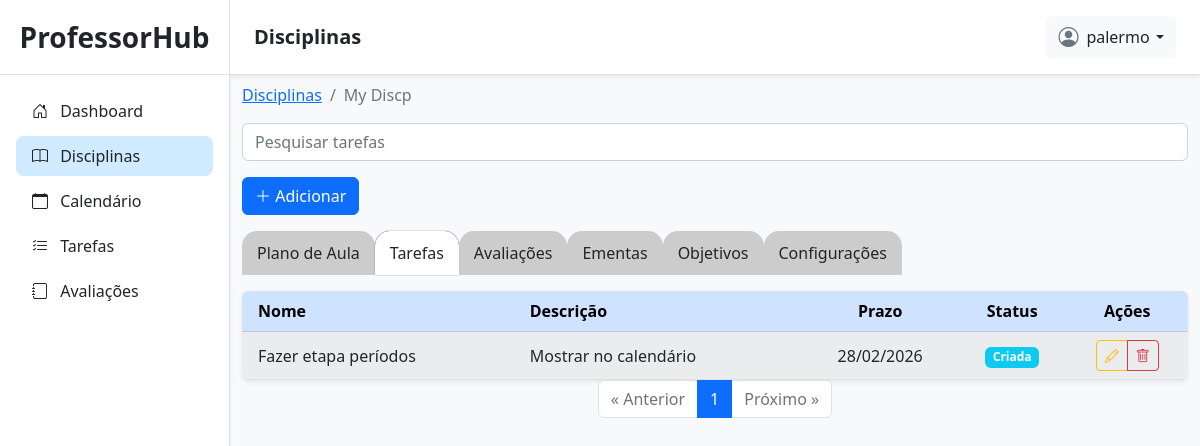
/disciplinas/36/tarefas/ (signed in), run on an earlier commit of the app's database.
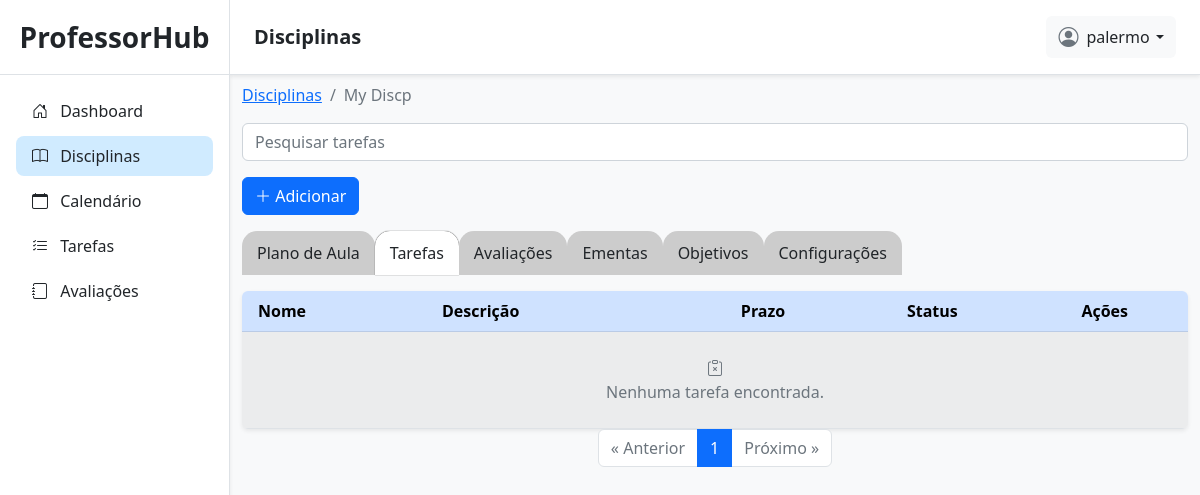
And on a later commit of the database.
### planner/models.py (models this page shows, shortened)
class Tarefa(models.Model):
    STATUS_CHOICES = [
        ('criada', 'Criada'),
        ('em_andamento', 'Em andamento'),
        ('pendente', 'Pendente'),
        ('concluida', 'Concluída'),
    ]
    nome = models.CharField(max_length=50, default='')
    disciplina = models.ForeignKey(Disciplina, on_delete=models.CASCADE, related_name='tarefas')
    plano_aula = models.ForeignKey(PlanoAula, on_delete=models.CASCADE, related_name='tarefas', null=True, blank=True)
    descricao = models.TextField()
    prazo = models.DateField()
    status = models.CharField(max_length=50, choices=STATUS_CHOICES, default='criada')
    def __str__(self):
        if self.plano_aula:
            return f"{self.descricao[:50]} ({self.plano_aula.data.strftime('%d/%m/%Y')})"
        return f"{self.descricao[:50]} (Sem plano de aula)"

### planner/views.py (the view)
# urls.py: path('disciplinas/<int:id>/tarefas/', disciplina_tarefas, name='disciplina_tarefas'),
@login_required(login_url='/login/')
def disciplina_tarefas(request, id):
    if request.method == 'POST':
        form = TarefaForm(request.POST)
        if form.is_valid():
            form.save()
        else: print(form.errors)
    disciplina = get_object_or_404(Disciplina, id=id, user=request.user)
    print(Tarefa.objects.all())
    tarefas = Tarefa.objects.filter(disciplina=disciplina, disciplina__user=request.user)
    paginator = Paginator(tarefas, 10)
    page_number_tarefas = request.GET.get('page-tarefas', 1)
    tarefas_page = paginator.get_page(page_number_tarefas)
    print('tarefas:',tarefas)
    criar_aviso_se_faltar_aulas(disciplina)
    return render(request, 'planner/disciplinas/disciplina_tarefas.html', {
        'disciplina': disciplina,
        'tarefas': tarefas_page,
    })

### planner/views.py (called while the page is built)
def calcular_num_aulas_faltantes(disciplina):
    total = disciplina.carga_horaria
    aulas_criadas = PlanoAula.objects.filter(
        disciplina=disciplina,
    ).aggregate(num_aulas=Sum('num_aulas'))['num_aulas'] or 0
    print('total:', total)
    print('aulas_criadas:', aulas_criadas)
    aulas_faltantes = total - aulas_criadas
    nome = f'[{disciplina.nome}]'
    carga = f'total={total:02}'
    print(f'[{str(disciplina.pk).rjust(2)}] | {nome.ljust(15)} | {carga:02}h | {aulas_criadas:02} | -> faltam {aulas_faltantes} aula(s)')
    return aulas_faltantes

def criar_aviso_se_faltar_aulas(disciplina):
    aulas_faltantes = calcular_num_aulas_faltantes(disciplina)
    mensagem = ''
    if aulas_faltantes > 0:
        mensagem = f"Faltam {aulas_faltantes} aula{'s' if aulas_faltantes != 1 else ''} para cumprir a carga horária!"
    if aulas_faltantes > 0:
        if not disciplina.aviso:
            disciplina.aviso = mensagem
            disciplina.save()
    else:
        print('tudo ok aulas')
        disciplina.aviso = ''
        disciplina.save()

### planner/templates/planner/disciplinas/disciplina_tarefas.html (shortened to what the changed rows need)
{% extends 'planner/base.html' %}
{% load static %}
{% block content %}
<div class="container my-2">
    <div class="table-responsive mt-3 shadow-sm rounded">
        <table class="table table-striped table-hover mb-0 align-middle">
            <thead class="table-primary text-center">
                <tr>
                    <th scope="col" class="text-start ps-3">Nome</th>
                    <th scope="col" class="text-start">Descrição</th>
                    <th scope="col" class="text-center">Prazo</th>
                    <th scope="col" class="text-center">Status</th>
                    <th scope="col" class="text-center">Ações</th>
                </tr>
            </thead>
            <tbody>
                {% for tarefa in tarefas %}
                <tr>
                    <td class="text-start ps-3">{{ tarefa.nome }}</td>
                    <td class="text-start" title="{{ tarefa.descricao }}">
                        {{ tarefa.descricao|truncatechars:40 }}
                    </td>
                    <td class="text-center">{{ tarefa.prazo|date:'d/m/Y' }}</td>
                    <td class="text-center">
                        {% if tarefa.get_status_display == 'Criada' %}
                            <span class="badge bg-info">{{ tarefa.get_status_display }}</span>
                        {% elif tarefa.get_status_display == 'Em andamento' %}
                            <span class="badge bg-warning text-dark">{{ tarefa.get_status_display }}</span>
                        {% elif tarefa.get_status_display == 'Pendente' %}
                            <span class="badge bg-danger">{{ tarefa.get_status_display }}</span>
                        {% elif tarefa.get_status_display == 'Concluída' %}
                            <span class="badge bg-success">{{ tarefa.get_status_display }}</span>
                        {% endif %}
                    </td>
                    <td class="text-center">
                        <div class="btn-group btn-group-sm" role="group">
                            <button
                                class="btn btn-outline-warning btnEditarTarefa"
                                data-bs-toggle="modal"
                                data-bs-target="#modalEditarTarefa"
                                data-id="{{ tarefa.id }}"
                                data-nome="{{ tarefa.nome }}"
                                data-descricao="{{ tarefa.descricao }}"
                                data-disciplina="{{ tarefa.disciplina.id }}"
                                data-prazo="{{ tarefa.prazo|date:'Y-m-d' }}"
                                data-status="{{ tarefa.status }}"
                                title="Editar tarefa">
                                <i class="bi bi-pencil"></i>
                            </button>
                            <button
                                class="btn btn-outline-danger btnExcluirTarefa"
                                data-bs-toggle="modal"
                                data-bs-target="#modalExcluirTarefa"
                                data-id="{{ tarefa.id }}"
                                data-nome="{{ tarefa.nome }}"
                                data-disciplina-id="{{ disciplina.id }}"
                                title="Excluir tarefa">
                                <i class="bi bi-trash"></i>
                            </button>
                        </div>
                    </td>
                </tr>
                {% empty %}
                <tr>
                    <td colspan="5" class="text-center text-muted py-4">
                        <i class="bi bi-clipboard-x"></i><br>
                        Nenhuma tarefa encontrada.
                    </td>
                </tr>
                {% endfor %}
            </tbody>
        </table>
    </div>
    <nav aria-label="Page navigation">
        <ul class="pagination justify-content-center">
            {% for num in tarefas.paginator.page_range %}
            {% if num == tarefas.number %}
            <li class="page-item active" aria-current="page">
                <span class="page-link">{{ num }}</span>
            </li>
            {% else %}
            <li class="page-item">
                <a class="page-link" href="?page-tarefas={{ num }}">{{ num }}</a>
            </li>
            {% endif %}
            {% endfor %}
        </ul>
    </nav>
</div>
{% endblock %}

What changed in the data, as far as the page shows it:
removed Tarefa: nome "Fazer etapa períodos", descricao "Mostrar no calendário", prazo "28/02/2026", status "Criada"
Also different on the page:
text now shown: "Nenhuma tarefa encontrada."
